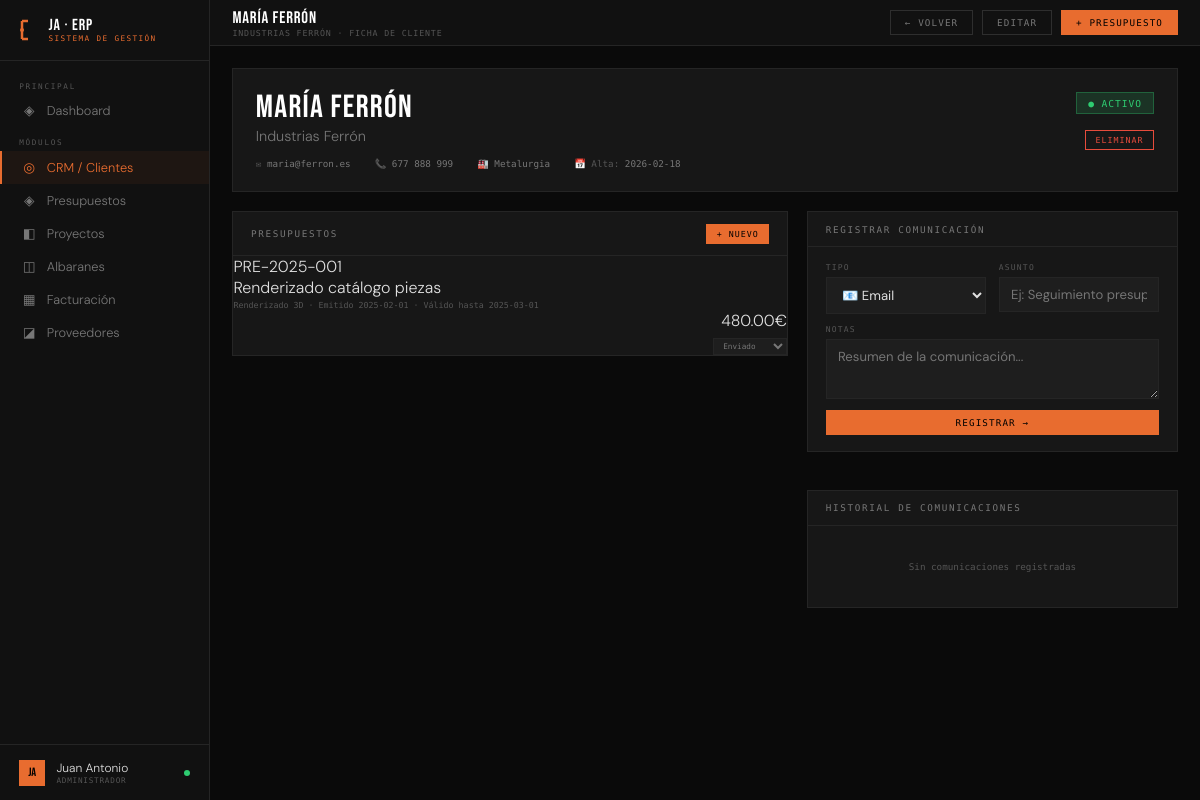
/cliente/4, run on an earlier commit of the app's database.
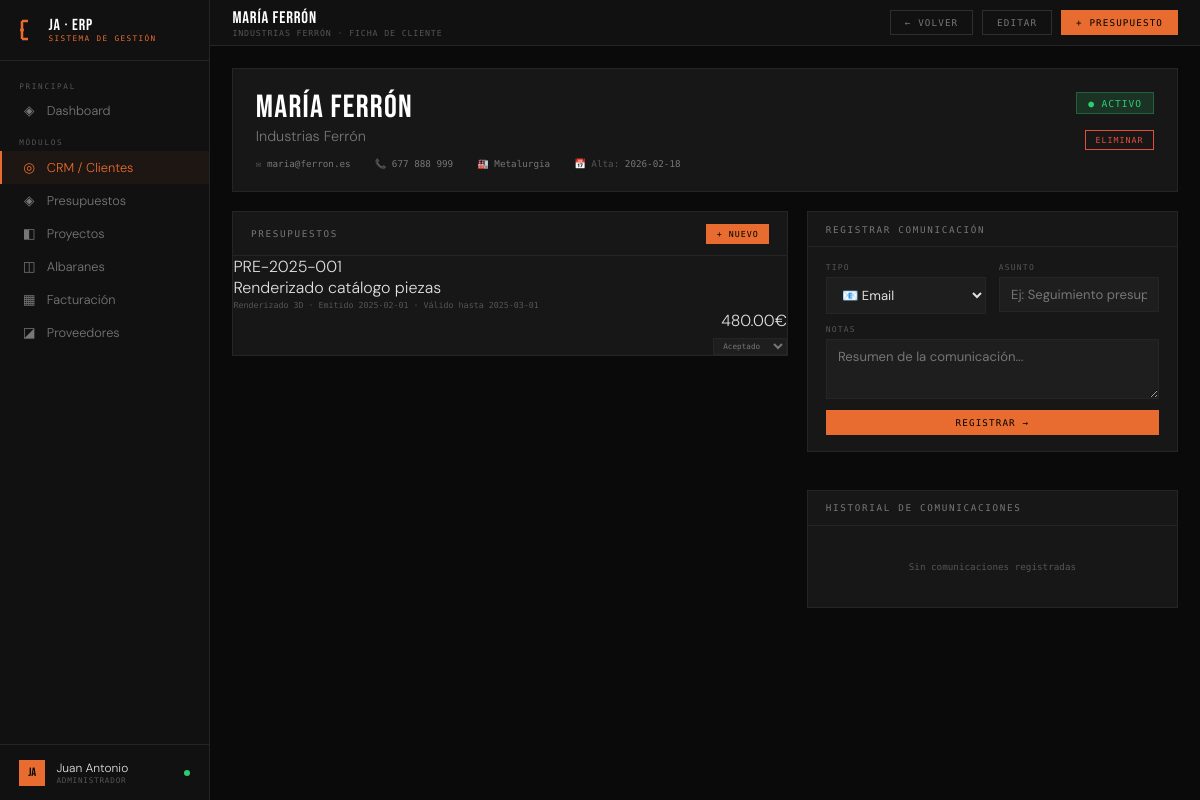
And on a later commit of the database.
### tables this page shows
CREATE TABLE presupuestos (
        id INTEGER PRIMARY KEY AUTOINCREMENT,
        cliente_id INTEGER, numero TEXT UNIQUE, descripcion TEXT,
        servicio TEXT, importe REAL, estado TEXT DEFAULT 'borrador',
        fecha_emision TEXT, fecha_validez TEXT, notas TEXT,
        FOREIGN KEY (cliente_id) REFERENCES clientes(id));

### app.py (the view)
@app.route('/cliente/<int:id>')
def cliente_detalle(id):
    conn = get_db()
    cliente = conn.execute('SELECT * FROM clientes WHERE id=?',(id,)).fetchone()
    presupuestos = conn.execute('SELECT * FROM presupuestos WHERE cliente_id=? ORDER BY fecha_emision DESC',(id,)).fetchall()
    comunicaciones = conn.execute('SELECT * FROM comunicaciones WHERE cliente_id=? ORDER BY fecha DESC',(id,)).fetchall()
    proyectos = conn.execute('SELECT * FROM proyectos WHERE cliente_id=? ORDER BY fecha_creacion DESC',(id,)).fetchall()
    conn.close()
    return render_template('cliente_detalle.html', cliente=cliente, presupuestos=presupuestos, comunicaciones=comunicaciones, proyectos=proyectos)

### app.py (called while the page is built)
def get_db():
    conn = sqlite3.connect(DB)
    conn.row_factory = sqlite3.Row
    return conn

@app.context_processor
def inject_globals():
    return {
        'today': date.today().isoformat(),
        'now': datetime.now().strftime('%b %Y'),
        'request': request,
    }

### templates/cliente_detalle.html (shortened to what the changed rows need)
{% extends "base.html" %}
{% block content %}
<div class="grid-60-40">
  <div>
    <div class="panel">
      {% if presupuestos %}
      <div>
        {% for p in presupuestos %}
        <div class="pre-item">
          <div class="pre-num">{{ p.numero }}</div>
          <div>
            <div class="pre-desc">{{ p.descripcion }}</div>
            <div style="font-family:var(--mono);font-size:.52rem;color:var(--muted);margin-top:.15rem">
              {{ p.servicio }} · Emitido {{ p.fecha_emision }} · Válido hasta {{ p.fecha_validez }}
            </div>
          </div>
          <div style="display:flex;flex-direction:column;align-items:flex-end;gap:.4rem">
            <div class="pre-amount">{{ "%.2f"|format(p.importe) }}€</div>
            <select class="badge-select" data-id="{{ p.id }}" onchange="cambiarEstado(this)"
              style="background:var(--card);border:1px solid var(--border);color:var(--muted2);font-family:var(--mono);font-size:.48rem;padding:.15rem .3rem;outline:none;">
              <option value="enviado" {% if p.estado=='enviado' %}selected{% endif %}>Enviado</option>
              <option value="aceptado" {% if p.estado=='aceptado' %}selected{% endif %}>Aceptado</option>
            </select>
          </div>
        </div>
        {% endfor %}
      </div>
      {% else %}
      <div style="padding:2rem;text-align:center;font-family:var(--mono);font-size:.58rem;color:var(--muted)">
        Sin presupuestos todavía —
        <a href="/presupuesto/nuevo/{{ cliente.id }}" style="color:var(--accent)">crear el primero</a>
      </div>
      {% endif %}
    </div>
  </div>
</div>
{% endblock %}

What changed in the data, as far as the page shows it:
changed presupuestos "Renderizado catálogo piezas": estado+id "Enviado" → "Aceptado"
